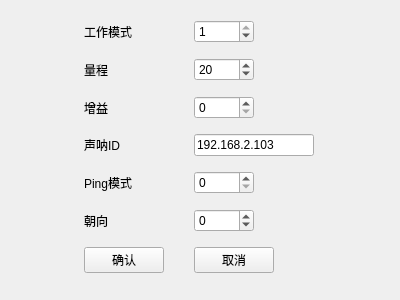
<?xml version="1.0" encoding="UTF-8"?>
<ui version="4.0">
 <class>ConfigSonar</class>
 <widget class="QWidget" name="ConfigSonar">
  <property name="geometry">
   <rect>
    <x>0</x>
    <y>0</y>
    <width>400</width>
    <height>300</height>
   </rect>
  </property>
  <property name="sizePolicy">
   <sizepolicy hsizetype="Preferred" vsizetype="Preferred">
    <horstretch>0</horstretch>
    <verstretch>0</verstretch>
   </sizepolicy>
  </property>
  <property name="windowTitle">
   <string>声呐配置</string>
  </property>
  <layout class="QGridLayout" name="gridLayout">
   <property name="leftMargin">
    <number>60</number>
   </property>
   <property name="rightMargin">
    <number>60</number>
   </property>
   <item row="1" column="0">
    <widget class="QLabel" name="label">
     <property name="text">
      <string>量程</string>
     </property>
    </widget>
   </item>
   <item row="6" column="0">
    <widget class="QPushButton" name="pushButton">
     <property name="maximumSize">
      <size>
       <width>80</width>
       <height>16777215</height>
      </size>
     </property>
     <property name="text">
      <string>确认</string>
     </property>
     <property name="flat">
      <bool>false</bool>
     </property>
    </widget>
   </item>
   <item row="2" column="1">
    <widget class="QSpinBox" name="sonarGain">
     <property name="maximumSize">
      <size>
       <width>60</width>
       <height>16777215</height>
      </size>
     </property>
     <property name="maximum">
      <number>100</number>
     </property>
     <property name="displayIntegerBase">
      <number>10</number>
     </property>
    </widget>
   </item>
   <item row="3" column="0">
    <widget class="QLabel" name="label_3">
     <property name="text">
      <string>声呐ID</string>
     </property>
    </widget>
   </item>
   <item row="5" column="0">
    <widget class="QLabel" name="label_5">
     <property name="text">
      <string>朝向</string>
     </property>
    </widget>
   </item>
   <item row="6" column="1">
    <widget class="QPushButton" name="pushButton_2">
     <property name="maximumSize">
      <size>
       <width>80</width>
       <height>16777215</height>
      </size>
     </property>
     <property name="text">
      <string>取消</string>
     </property>
    </widget>
   </item>
   <item row="3" column="1">
    <widget class="QLineEdit" name="sonarID">
     <property name="maximumSize">
      <size>
       <width>120</width>
       <height>16777215</height>
      </size>
     </property>
     <property name="text">
      <string>192.168.2.103</string>
     </property>
    </widget>
   </item>
   <item row="2" column="0">
    <widget class="QLabel" name="label_2">
     <property name="text">
      <string>增益</string>
     </property>
    </widget>
   </item>
   <item row="4" column="0">
    <widget class="QLabel" name="label_4">
     <property name="text">
      <string>Ping模式</string>
     </property>
    </widget>
   </item>
   <item row="5" column="1">
    <widget class="QSpinBox" name="sonarOritation">
     <property name="maximumSize">
      <size>
       <width>60</width>
       <height>16777215</height>
      </size>
     </property>
     <property name="minimum">
      <number>-180</number>
     </property>
     <property name="maximum">
      <number>180</number>
     </property>
    </widget>
   </item>
   <item row="4" column="1">
    <widget class="QSpinBox" name="sonarPingMode">
     <property name="maximumSize">
      <size>
       <width>60</width>
       <height>16777215</height>
      </size>
     </property>
     <property name="maximum">
      <number>1</number>
     </property>
    </widget>
   </item>
   <item row="1" column="1">
    <widget class="QSpinBox" name="sonarRange">
     <property name="sizePolicy">
      <sizepolicy hsizetype="Minimum" vsizetype="Fixed">
       <horstretch>0</horstretch>
       <verstretch>0</verstretch>
      </sizepolicy>
     </property>
     <property name="maximumSize">
      <size>
       <width>60</width>
       <height>16777215</height>
      </size>
     </property>
     <property name="maximum">
      <number>50</number>
     </property>
     <property name="value">
      <number>20</number>
     </property>
     <property name="displayIntegerBase">
      <number>10</number>
     </property>
    </widget>
   </item>
   <item row="0" column="0">
    <widget class="QLabel" name="label_6">
     <property name="text">
      <string>工作模式</string>
     </property>
    </widget>
   </item>
   <item row="0" column="1">
    <widget class="QSpinBox" name="sonarStreamMode">
     <property name="maximumSize">
      <size>
       <width>60</width>
       <height>16777215</height>
      </size>
     </property>
     <property name="maximum">
      <number>1</number>
     </property>
     <property name="value">
      <number>1</number>
     </property>
    </widget>
   </item>
  </layout>
 </widget>
 <resources/>
 <connections/>
</ui>
